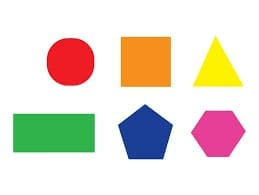
#> input picture shape1.jpg, 259 x 195 px, given in place of video, which was not available
$ python task2.py
#> lines starting #> are read from the running program, lines starting #| are printed output that depends on the picture; after the words box and inside, x2 and y2 are one past the last pixel; in counts of white or black regions, pixels touching at a corner belong together; pictures that were not available may be replaced by others from this repository, and a replacement may not be noted
#> further down, frame is the input picture: shape (195, 259, 3); mean B, G, R 209.1, 220.5, 229.6
import cv2
import numpy as np
import imutils
from imutils import perspective

def midpoint(ptA, ptB):
    return ((ptA[0] + ptB[0]) * 0.5, (ptA[1] + ptB[1]) * 0.5)

def imgscal(img, scale_percent):
#> called with scale_percent = 50
    width = int(img.shape[1] * scale_percent / 100)
#> width = 129
    height = int(img.shape[0] * scale_percent / 100)
#> height = 97
    dim = (width, height)
#> dim = (129, 97)
    img = cv2.resize(img, dim, interpolation=cv2.INTER_AREA)
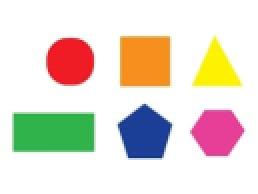
#> img: shape (97, 129, 3) (shown 2 times larger); mean of channels 0, 1, 2 209.2, 220.5, 229.6; drawn as B, G, R
    return img

cap = cv2.VideoCapture('http://192.168.1.6:8080/video')
# cap = cv2.VideoCapture(0)
while True :
    _,frame = cap.read()
    frame = imgscal(frame, 50)
    # ------------- edges --------
    gray = cv2.cvtColor(frame,cv2.COLOR_BGR2GRAY)
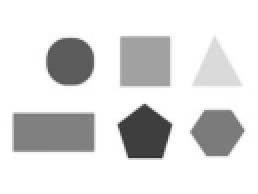
#> gray: shape (97, 129) (shown 2 times larger); min 51, max 255, mean 221.9
    gray = cv2.GaussianBlur(gray, (9, 9), 0)
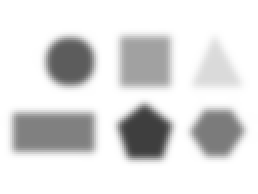
#> gray: shape (97, 129) (shown 2 times larger); min 62, max 255, mean 221.9
    cany  = cv2.Canny(gray,50,100)
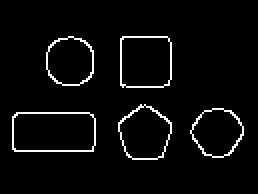
#> cany: shape (97, 129) (shown 2 times larger); 3.9% white in thin lines or dots, all inside (x1, y1, x2, y2) = (6, 18, 122, 80)
    kernel = cv2.getStructuringElement(cv2.MORPH_RECT, (100, 100))
    Cany = cv2.dilate(cany, kernel, iterations=1)
#> Cany: shape (97, 129); every value is 255
    Cany = cv2.erode(cany, kernel, iterations=1)
#> Cany: shape (97, 129); every value is 0

    # ---------- draw contours ------
    cnts ,_ = cv2.findContours(cany.copy(), cv2.RETR_EXTERNAL, cv2.CHAIN_APPROX_NONE)
#> cnts = 5 contours; box (x1, y1, x2, y2) and area: (6, 56, 48, 76) 770, (60, 18, 86, 44) 614, (59, 52, 86, 80) 530, (95, 54, 122, 79) 464, (23, 18, 47, 43) 464
    cnts = [x for x in cnts if cv2.contourArea(x) > 100]


    for c in cnts :
        if cv2.contourArea(c) > 1000:
            pri = 0.01 * cv2.arcLength(c, True)
            approx = cv2.approxPolyDP(c,pri , True)
            x,y,w,h = cv2.boundingRect(approx)
            # [7 lines of commented-out code are left out]
            cv2.drawContours(frame, c, -1, (0, 255,0))
            shape = ""
            if len(approx) > 3 :
                shape = "line"
            if len(approx) == 3 :
                shape = "triangle"
            if len(approx) == 4 :
                shape = "square"
            if len(approx) == 5:
                shape = "pentagon"
            if len(approx) == 6:
                shape = "hexagon"
            if len(approx) > 10:
                shape = "circle"
            # "{:.1f}".format(len(approx))
            # (int(tm[0] - 15), int(tb[1] - 10))
            cv2.putText(frame,shape,(x,y), cv2.FONT_HERSHEY_SIMPLEX,0.5, (0, 255, 0), 1)
            print(len(approx))
#> this loop made 5 passes

    cv2.imshow("frame", frame)
    # cv2.imshow("frame", cany)
    key = cv2.waitKey(1)
#> (key Esc is pressed here)
    if key == 27 :
        break
cap.release()
cv2.destroyAllWindows()

$ run again, on shape3.jpg
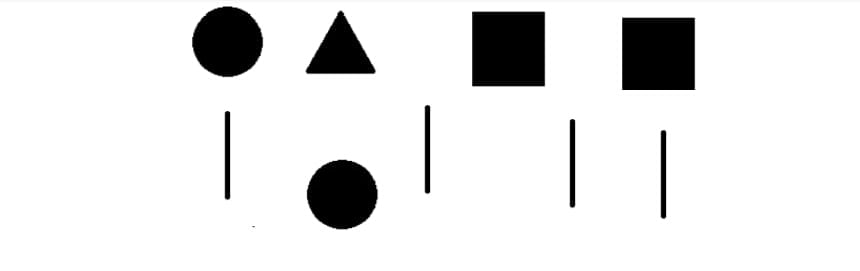
#> input picture shape3.jpg, 860 x 271 px, given in place of video, which was not available
#> frame is the input picture: shape (271, 860, 3); min 0, max 255, mean 230.3
#> `cany  = cv2.Canny(gray,50,100)`:
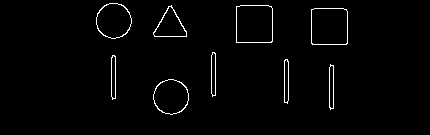
#> cany: shape (135, 430); 1.8% white in thin lines or dots, all inside (x1, y1, x2, y2) = (96, 3, 348, 115)
#> cnts = 9 contours; largest, box (x1, y1, x2, y2) and area: (236, 5, 273, 43) 1323, (311, 8, 348, 45) 1288, (96, 3, 132, 39) 965, (153, 79, 189, 115) 956, (153, 5, 187, 37) 589
#> the loop `for c in cnts :` made 9 passes
#> (pri, approx, x, y, w, h, shape) on passes 6 to 7: (1.41, [[311, 9], [312, 44], [347, 43], [346, 9]], 311, 9, 37, 36, 'square'), (1.44, [[236, 6], [236, 42], [271, 42], [271, 6]], 236, 6, 36, 37, 'square')
#> (printed output is left out)
#> after the loop `for c in cnts :`:
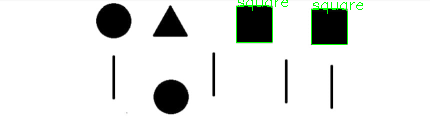
#> frame: shape (135, 430, 3); mean of channels 0, 1, 2 229.1, 231.3, 229.1; drawn as B, G, R

$ run again, on shape2.png
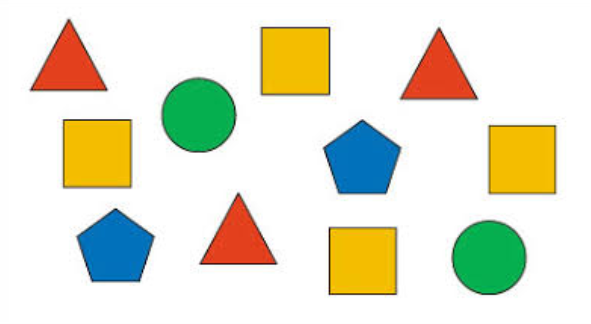
#> input picture shape2.png, 591 x 324 px, given in place of video, which was not available
#> frame is the input picture: shape (324, 591, 3); mean B, G, R 208, 227.7, 227.7
#> `cany  = cv2.Canny(gray,50,100)`:
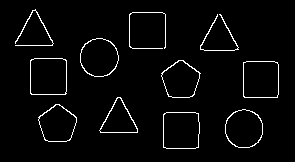
#> cany: shape (162, 295); 3.2% white in thin lines or dots, all inside (x1, y1, x2, y2) = (15, 9, 279, 149)
#> `cnts ,_ = cv2.findContours(cany.copy(), cv2.RETR_EXTERNAL, cv2.CHAIN_A..`: cnts = 11 contours, 1 with area under 20; largest, box (x1, y1, x2, y2) and area: (30, 58, 67, 95) 1286, (163, 112, 200, 149) 1262, (243, 61, 279, 98) 1250, (80, 38, 119, 77) 1152, (225, 109, 263, 148) 1138
#> `cnts = [x for x in cnts if cv2.contourArea(x) > 100]`: cnts = 8 contours; box (x1, y1, x2, y2) and area: (30, 58, 67, 95) 1286, (163, 112, 200, 149) 1262, (243, 61, 279, 98) 1250, (80, 38, 119, 77) 1152, (225, 109, 263, 148) 1138, (161, 60, 201, 98) 1044, (38, 104, 77, 142) 1037, (99, 97, 138, 133) 765
#> the loop `for c in cnts :` made 8 passes
#> (pri, approx, x, y, w, h, shape) on pass 5: (1.39, [[243, 62], [243, 96], [277, 97], [277, 62]], 243, 62, 35, 36, 'square')
#> (printed output is left out)
#> after the loop `for c in cnts :`:
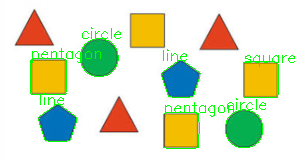
#> frame: shape (162, 295, 3); mean of channels 0, 1, 2 200.7, 228.6, 220.4; drawn as B, G, R
